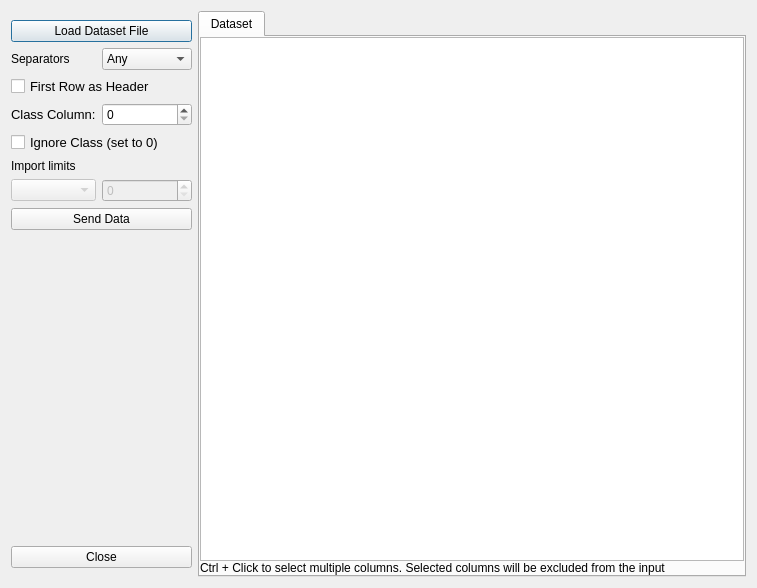
<?xml version="1.0" encoding="UTF-8"?>
<ui version="4.0">
 <class>DataImporterDialog</class>
 <widget class="QDialog" name="DataImporterDialog">
  <property name="geometry">
   <rect>
    <x>0</x>
    <y>0</y>
    <width>757</width>
    <height>588</height>
   </rect>
  </property>
  <property name="sizePolicy">
   <sizepolicy hsizetype="MinimumExpanding" vsizetype="MinimumExpanding">
    <horstretch>0</horstretch>
    <verstretch>0</verstretch>
   </sizepolicy>
  </property>
  <property name="minimumSize">
   <size>
    <width>300</width>
    <height>300</height>
   </size>
  </property>
  <property name="maximumSize">
   <size>
    <width>16777215</width>
    <height>16777215</height>
   </size>
  </property>
  <property name="windowTitle">
   <string>Projections</string>
  </property>
  <layout class="QHBoxLayout" name="horizontalLayout_2" stretch="0,0">
   <item>
    <widget class="QWidget" name="widget" native="true">
     <property name="minimumSize">
      <size>
       <width>130</width>
       <height>0</height>
      </size>
     </property>
     <layout class="QGridLayout" name="gridLayout_2">
      <property name="leftMargin">
       <number>0</number>
      </property>
      <property name="rightMargin">
       <number>0</number>
      </property>
      <item row="3" column="0">
       <widget class="QLabel" name="label">
        <property name="font">
         <font>
          <pointsize>10</pointsize>
         </font>
        </property>
        <property name="text">
         <string>Class Column:</string>
        </property>
       </widget>
      </item>
      <item row="1" column="0">
       <widget class="QLabel" name="label_4">
        <property name="font">
         <font>
          <pointsize>9</pointsize>
         </font>
        </property>
        <property name="text">
         <string>Separators</string>
        </property>
       </widget>
      </item>
      <item row="3" column="1">
       <widget class="QSpinBox" name="classColumnSpin"/>
      </item>
      <item row="7" column="0">
       <widget class="QComboBox" name="importLimitCombo">
        <property name="enabled">
         <bool>false</bool>
        </property>
       </widget>
      </item>
      <item row="0" column="0" colspan="2">
       <widget class="QPushButton" name="loadFile">
        <property name="font">
         <font>
          <pointsize>9</pointsize>
         </font>
        </property>
        <property name="text">
         <string>Load Dataset File</string>
        </property>
        <property name="autoDefault">
         <bool>true</bool>
        </property>
       </widget>
      </item>
      <item row="7" column="1">
       <widget class="QSpinBox" name="importLimitSpin">
        <property name="enabled">
         <bool>false</bool>
        </property>
       </widget>
      </item>
      <item row="2" column="0" colspan="2">
       <widget class="QCheckBox" name="headerCheck">
        <property name="font">
         <font>
          <pointsize>10</pointsize>
         </font>
        </property>
        <property name="text">
         <string>First Row as Header</string>
        </property>
       </widget>
      </item>
      <item row="6" column="0">
       <widget class="QLabel" name="label_2">
        <property name="font">
         <font>
          <pointsize>9</pointsize>
         </font>
        </property>
        <property name="text">
         <string>Import limits</string>
        </property>
       </widget>
      </item>
      <item row="8" column="0" colspan="2">
       <widget class="QPushButton" name="dumpButton">
        <property name="text">
         <string>Send Data</string>
        </property>
       </widget>
      </item>
      <item row="14" column="0" colspan="2">
       <widget class="QPushButton" name="closeButton">
        <property name="font">
         <font>
          <pointsize>9</pointsize>
         </font>
        </property>
        <property name="text">
         <string>Close</string>
        </property>
       </widget>
      </item>
      <item row="9" column="0" colspan="2">
       <spacer name="verticalSpacer">
        <property name="orientation">
         <enum>Qt::Vertical</enum>
        </property>
        <property name="sizeHint" stdset="0">
         <size>
          <width>20</width>
          <height>40</height>
         </size>
        </property>
       </spacer>
      </item>
      <item row="1" column="1">
       <widget class="QComboBox" name="separatorCombo">
        <property name="font">
         <font>
          <pointsize>9</pointsize>
         </font>
        </property>
        <item>
         <property name="text">
          <string>Any</string>
         </property>
        </item>
        <item>
         <property name="text">
          <string>Comma</string>
         </property>
        </item>
        <item>
         <property name="text">
          <string>SemiColon</string>
         </property>
        </item>
        <item>
         <property name="text">
          <string>Tab</string>
         </property>
        </item>
        <item>
         <property name="text">
          <string>Space</string>
         </property>
        </item>
       </widget>
      </item>
      <item row="5" column="0" colspan="2">
       <widget class="QCheckBox" name="classIgnoreCheck">
        <property name="font">
         <font>
          <pointsize>10</pointsize>
         </font>
        </property>
        <property name="text">
         <string>Ignore Class (set to 0)</string>
        </property>
       </widget>
      </item>
     </layout>
    </widget>
   </item>
   <item>
    <widget class="QTabWidget" name="tabWidget">
     <property name="currentIndex">
      <number>0</number>
     </property>
     <widget class="QWidget" name="dataTab">
      <attribute name="title">
       <string>Dataset</string>
      </attribute>
      <layout class="QVBoxLayout" name="verticalLayout_3">
       <property name="spacing">
        <number>0</number>
       </property>
       <property name="leftMargin">
        <number>0</number>
       </property>
       <property name="topMargin">
        <number>0</number>
       </property>
       <property name="rightMargin">
        <number>0</number>
       </property>
       <property name="bottomMargin">
        <number>0</number>
       </property>
       <item>
        <widget class="QTableWidget" name="tableWidget">
         <property name="editTriggers">
          <set>QAbstractItemView::NoEditTriggers</set>
         </property>
         <property name="selectionBehavior">
          <enum>QAbstractItemView::SelectColumns</enum>
         </property>
        </widget>
       </item>
       <item>
        <widget class="QLabel" name="label_3">
         <property name="text">
          <string>Ctrl + Click to select multiple columns. Selected columns will be excluded from the input</string>
         </property>
        </widget>
       </item>
      </layout>
     </widget>
    </widget>
   </item>
  </layout>
 </widget>
 <resources/>
 <connections/>
</ui>
